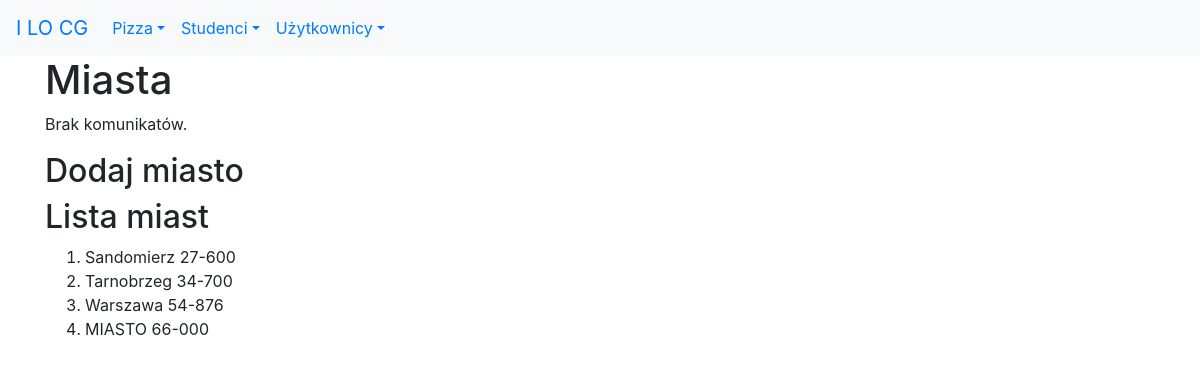
/studenci/miasta/, run on the app's committed database.
### studenci/models.py (models this page shows, shortened)
class Miasto(models.Model):
    nazwa = models.CharField(verbose_name='miasto', max_length=30)
    kod = models.CharField(max_length=30, help_text="Wpisz kod pocztowy")
    class Meta:
        verbose_name_plural = "miasta"

### studenci/views.py (the view)
# urls.py: path('miasta/', views.miasta, name='miasta'),
def miasta(request):
    if request.method == 'POST':
        form = MiastoForm(request.POST)
        if form.is_valid():
            m = Miasto(nazwa=form.cleaned_data['nazwa'], kod=form.cleaned_data['kod'])
            m.save()
            messages.success(request, "Dane zapisano!")
            return redirect(reverse('studenci:miasta'))
    else:
        form = MiastoForm()
    miasta = Miasto.objects.all()
    kontekst = {
        'miasta': miasta,
        'form': form
    }
    return render(request, 'studenci/miasta.html', kontekst)

### studenci/templates/studenci/miasta.html (shortened to what this page needs)
{% extends 'szablon.html' %}
{% block naglowek %}Miasta{% endblock naglowek %}
{% block tresc %}
<h2>Dodaj miasto</h2>
<h2>Lista miast</h2>
<ol>
    {% for miasto in miasta %}
        <li>{{ miasto.nazwa }}&nbsp;{{ miasto.kod }}</li>
    {% endfor %}
</ol>
{% endblock tresc %}

### data on the page
Miasto: nazwa "Sandomierz", kod "27-600"
Miasto: nazwa "Tarnobrzeg", kod "34-700"
Miasto: nazwa "Warszawa", kod "54-876"
Miasto: nazwa "MIASTO", kod "66-000"
